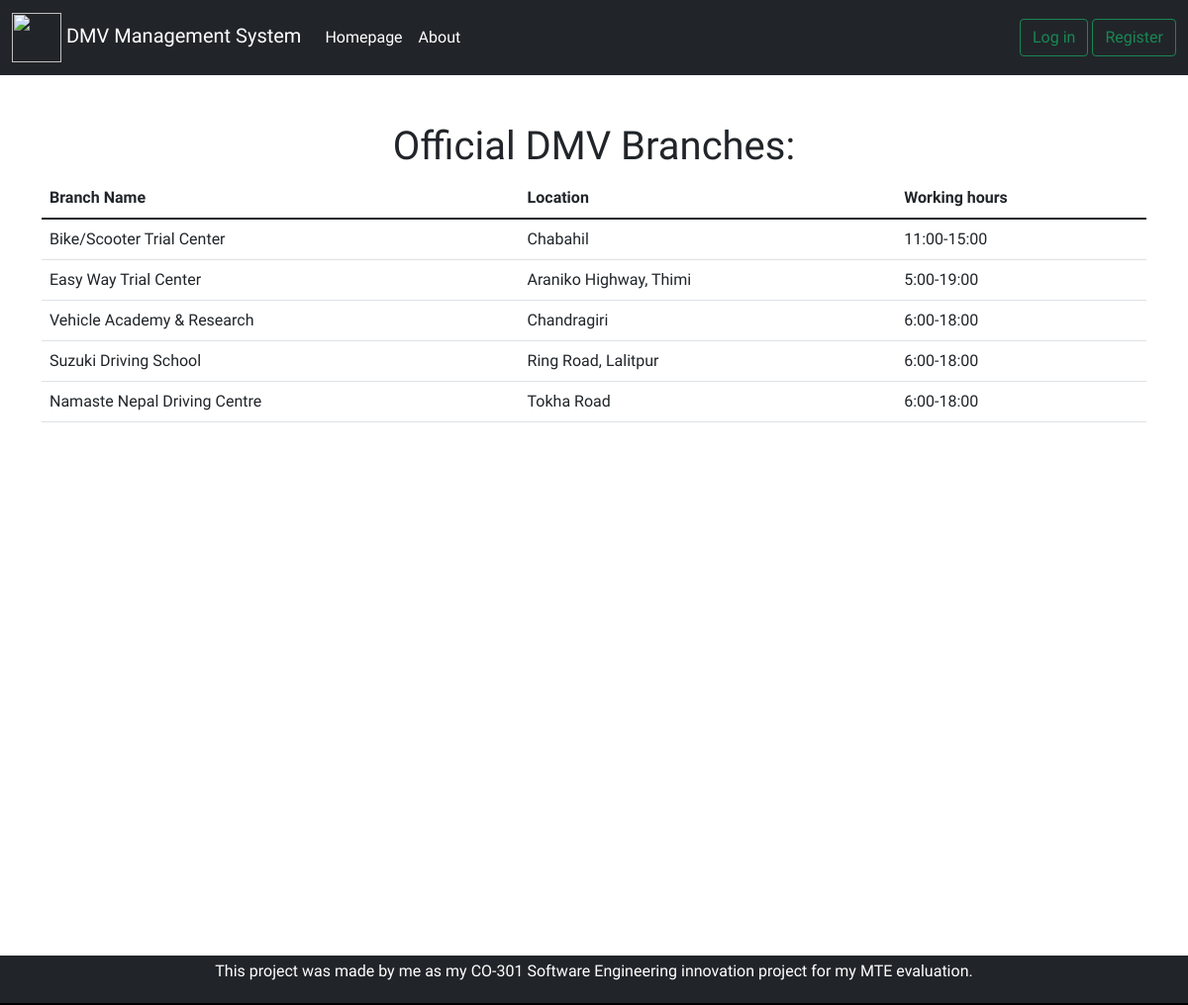
Screenshot of /branches with the database file from the repository.
### homepage/models.py (models this page shows)
class branch_db(models.Model):
    location=models.CharField(max_length=30)
    branch_name = models.CharField(max_length=30)
    hours = models.CharField(max_length=30)

### homepage/views.py (the view)
# urls.py: path('branches', views.branches, name='branches'),
def branches(request):
    branches = branch_db.objects.all()
    context={'branches':branches}
    return render(request,"branches.html", context)

### templates/branches.html (shortened to what this page needs)
{% extends 'base.html' %}
{% block body %}
<br />
<section>
  <div class="container-lg">
    <br />
    {% if branches %}
    <h1 style="text-align: center">Official DMV Branches:</h1>
    <table class="table">
      <thead>
        <tr>
          <th scope="col">Branch Name</th>
          <th scope="col">Location</th>
          <th scope="col">Working hours</th>
        </tr>
      </thead>
      <tbody>
        {% for branch in branches %}
        <tr>
          <td>{{branch.branch_name}}</td>
          <td>{{ branch.location }}</td>
          <td>{{branch.hours}}</td>
        </tr>
        {% endfor %}
      </tbody>
    </table>
    {% endif %}
  </div>
</section>
{% endblock body%}

### static/base.css (style rules this page uses)
h1, h2, h3, h4, h5, h6 { font-family: 'Raleway', sans-serif !important; }
p, div, a { font-family: 'Raleway', sans-serif !important; }
html { position: relative; min-height: 100%; padding-bottom:10px; }
body { margin-bottom: 60px; }

### rows the page displays
branch_db: branch_name "Bike/Scooter Trial Center", location "Chabahil", hours "11:00-15:00"
branch_db: branch_name "Easy Way Trial Center", location "Araniko Highway, Thimi", hours "5:00-19:00"
branch_db: branch_name "Vehicle Academy & Research", location "Chandragiri", hours "6:00-18:00"
branch_db: branch_name "Suzuki Driving School", location "Ring Road, Lalitpur", hours "6:00-18:00"
branch_db: branch_name "Namaste Nepal Driving Centre", location "Tokha Road", hours "6:00-18:00"
